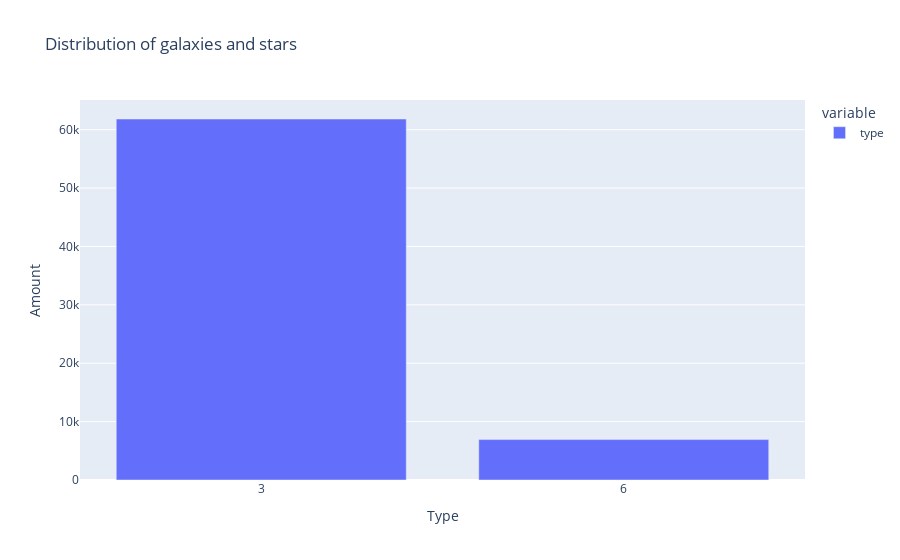

Here is the notebook cell this chart was saved with:
### Code cell
train_ps.type.value_counts().plot(kind = 'bar', title="Distribution of galaxies and stars",
                                 labels=dict(index="Type", value="Amount"))

### Figure 1 — Plotly figure (JSON) as saved in the notebook; plotly's stock layout.template omitted (floating-point values rounded to 4 significant figures)
{"data": [{"alignmentgroup": "True", "hovertemplate": "variable=type<br>Type=%{x}<br>Amount=%{y}<extra></extra>", "legendgroup": "type", "marker": {"color": "#636efa", "pattern": {"shape": ""}}, "name": "type", "offsetgroup": "type", "orientation": "v", "showlegend": true, "textposition": "auto", "type": "bar", "x": ["3", "6"], "xaxis": "x", "y": [61829, 6923], "yaxis": "y"}], "layout": {"autosize": true, "barmode": "relative", "legend": {"title": {"text": "variable"}, "tracegroupgap": 0}, "title": {"text": "Distribution of galaxies and stars"}, "xaxis": {"anchor": "y", "autorange": true, "domain": [0, 1], "range": [-0.5, 1.5], "title": {"text": "Type"}, "type": "category"}, "yaxis": {"anchor": "x", "autorange": true, "domain": [0, 1], "range": [0, 65080.0], "title": {"text": "Amount"}, "type": "linear"}}}
